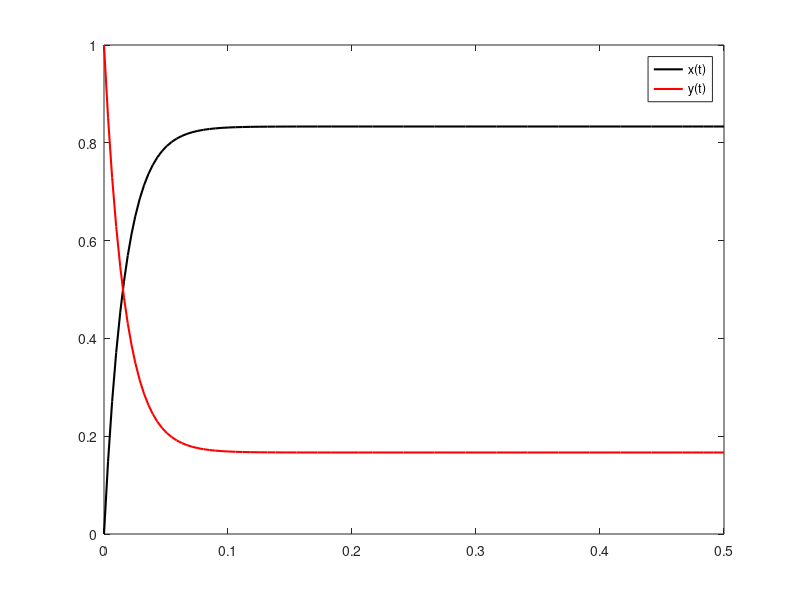

Write MATLAB code to recreate this figure. (Note: this script raises an error after producing the figure.)
X0 = [0 1];
M=[-10 50; 10 -50];
f=@(t,X) M*X;
% Es muy importante definir la f para que acepte dos variables pese a que no use
% alguno.
% Hay que pensar que la primera entrada es el tiempo (variable escalar), y la
% segunda es la variable espacial, o función incógnita (un vector columna).
[t X] = ode45(f, [0, 0.5], X0)
plot(t,X(:,1), 'k', 'LineWidth', 1.5);
% X(:,1) está tomando la primera columna de X, viendo la ecuación (1), esto será
% la primera coordenada de la solución evaluada en varios tiempos entre 0 y 0.5.
hold on
plot(t,X(:,2), 'r', 'LineWidth', 1.5);
legend('x(t)', 'y(t)')
hold off

faselin(M, [0 0]')
% Armé una función que hace los diagramas de fase siguiendo los pasos de la
% tutorial 05.
% Las entradas son la matriz asociada al sistema lineal y el término
% independiente.
hold on
plot(X(:,1), X(:,2), 'linewidth', 2)
hold off
